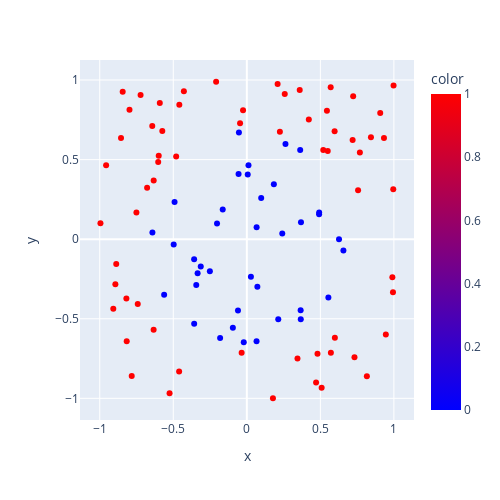

Write notebook code for a chart like this one.
### Code cell
X,Y = dataset_circles(m=100)
draw_dataset(X,Y)
